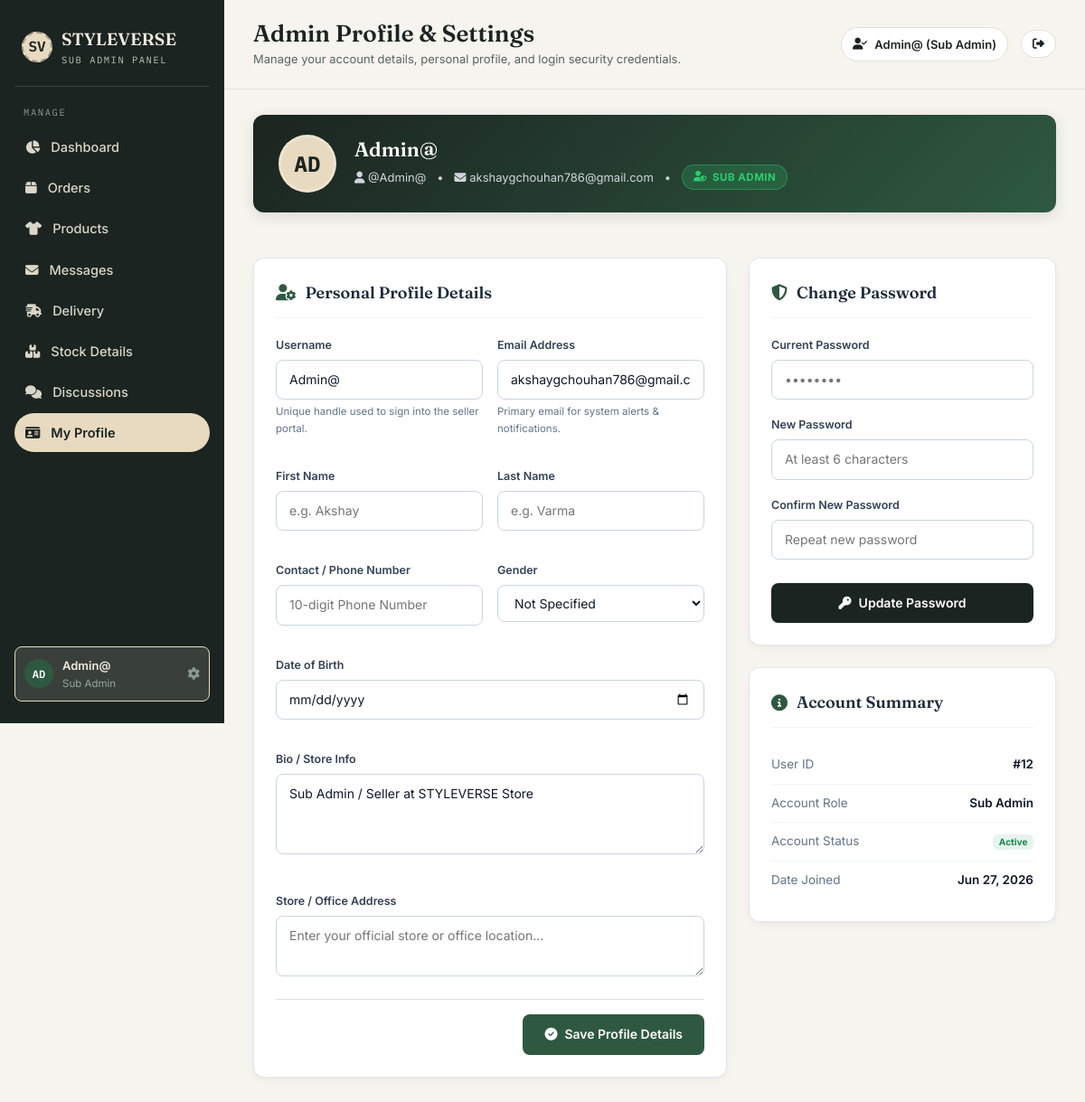
The page /admin-panel/profile/ (signed in) on the database as committed earlier.
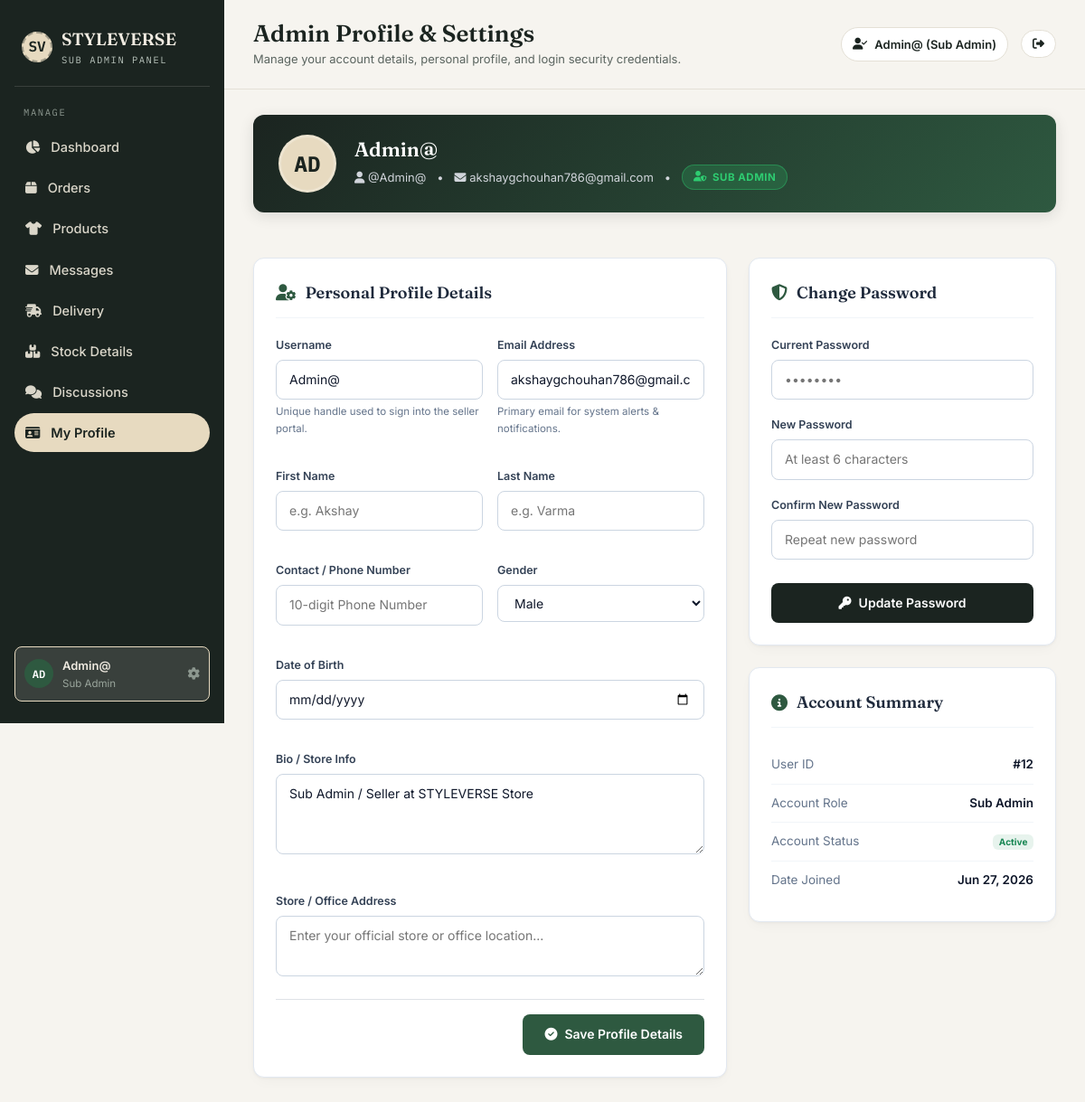
The same page on the database as committed later.
### shopapp/models.py (models this page shows, shortened)
class UserProfile(models.Model):
    user = models.OneToOneField(User, on_delete=models.CASCADE)
    fname = models.CharField(max_length=50)
    lname = models.CharField(max_length=50)
    bio = models.TextField()
    email = models.EmailField()
    birthdate = models.DateField(blank=True, null=True)
    contact = models.CharField(max_length=10)
    gender = models.CharField(max_length=20)
    address = models.TextField()

### subadmin/views.py (the view, shortened to what this page needs)
# urls.py: path('profile/', views.admin_profile, name='admin_profile'),
@admin_required
def admin_profile(request):
    initial_fname = request.user.first_name
    if not initial_fname and not ('@' in request.user.username):
        initial_fname = request.user.username
    profile, created = UserProfile.objects.get_or_create(
        user=request.user,
        defaults={
            'fname': initial_fname or '',
            'lname': request.user.last_name or '',
            'email': request.user.email or '',
            'contact': '',
            'gender': 'Not Specified',
            'address': '',
            'bio': 'Sub Admin / Seller at STYLEVERSE Store'
        }
    )
    if profile.fname == request.user.username and '@' in profile.fname:
        profile.fname = request.user.first_name or ''
        profile.save()
    return render(request, 'sub-admin/profile.html', {
        'profile': profile,
    })

### shopapp/context_processors.py (called while the page is built)
def cart_context(request):
    cart = request.session.get('cart', {})
    cart_count = sum(item.get('quantity', 0) for item in cart.values())
    return {'cart_count': cart_count}

def wishlist_context(request):
    wishlist_count = 0
    if request.user.is_authenticated:
        wishlist_count = Wishlist.objects.filter(user=request.user).count()
    return {'wishlist_count': wishlist_count}

def admin_approval_context(request):
    pending_approval_count = 0
    if request.user.is_authenticated and (request.user.is_staff or request.user.is_superuser):
        if request.user.is_superuser:
            pending_approval_count = ProductRequest.objects.filter(status='pending').count()
        else:
            pending_approval_count = ProductRequest.objects.filter(user=request.user, status='pending').count()
    return {'pending_approval_count': pending_approval_count}

### templates/sub-admin/profile.html (shortened to what the changed rows need)
{% extends 'sub-admin/sub_base.html' %}
{% load static %}
{% block page_title %}Admin Profile & Settings{% endblock %}
{% block content %}
<div class="profile-banner">
  <div class="profile-banner-info">
    <h2>
      {% if request.user.first_name %}
        {{ request.user.first_name }} {{ request.user.last_name }}
      {% else %}
        {{ request.user.username }}
      {% endif %}
    </h2>
  </div>
</div>
<div class="profile-container">
  <div class="card-box">
    <form method="POST" action="{% url 'admin_profile' %}">
      <div class="row g-3">
        <div class="col-md-6 form-group-custom">
          <label class="form-label-custom">Gender</label>
          <select name="gender" class="input-custom">
            <option value="Not Specified" {% if profile.gender == "Not Specified" %}selected{% endif %}>Not Specified</option>
            <option value="Male" {% if profile.gender == "Male" %}selected{% endif %}>Male</option>
          </select>
        </div>
        <div class="col-md-12 form-group-custom">
          <label class="form-label-custom">Bio / Store Info</label>
          <textarea name="bio" rows="3" class="input-custom" placeholder="Write a short summary about your store management role...">{{ profile.bio }}</textarea>
        </div>
      </div>
    </form>
  </div>
</div>
{% endblock %}

Rows that differ between the two databases and show on the page:
changed UserProfile "Sub Admin / Seller at STYLEVERSE Store": gender "Not Specified" → "Male"
